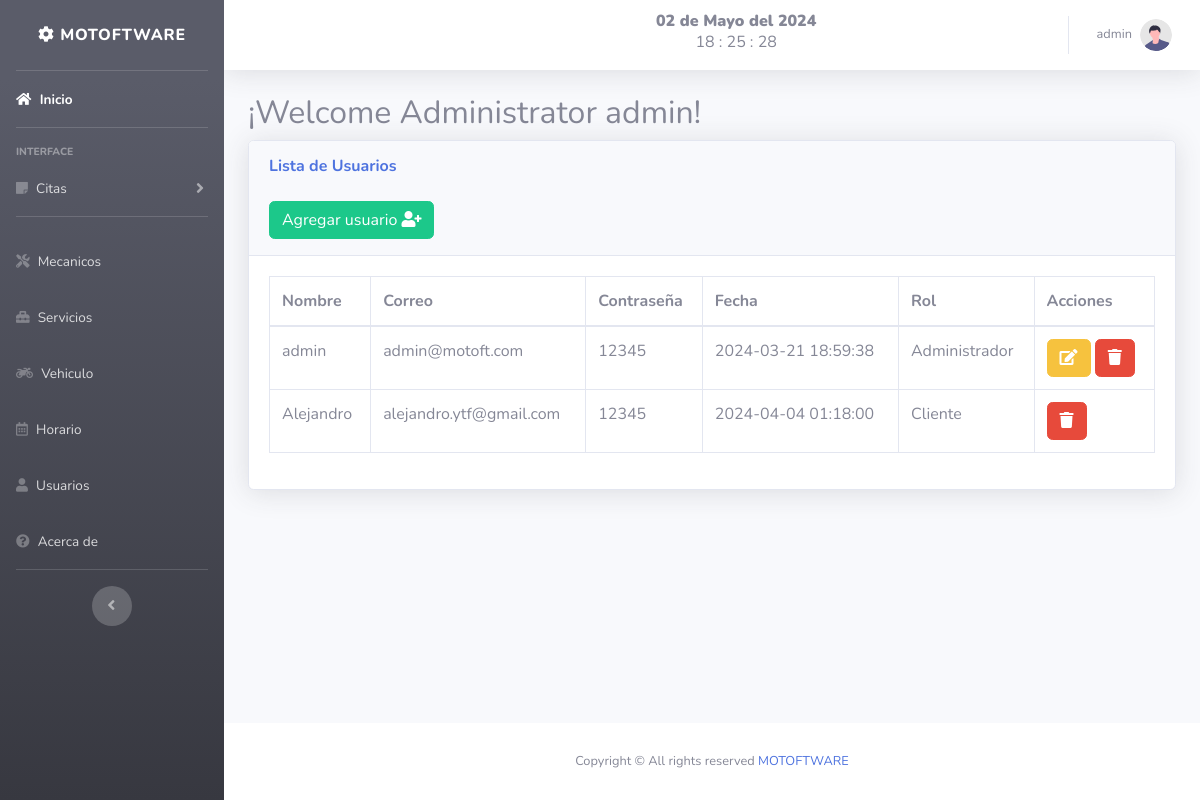
The app's page /views/usuarios.php (signed in), older data.
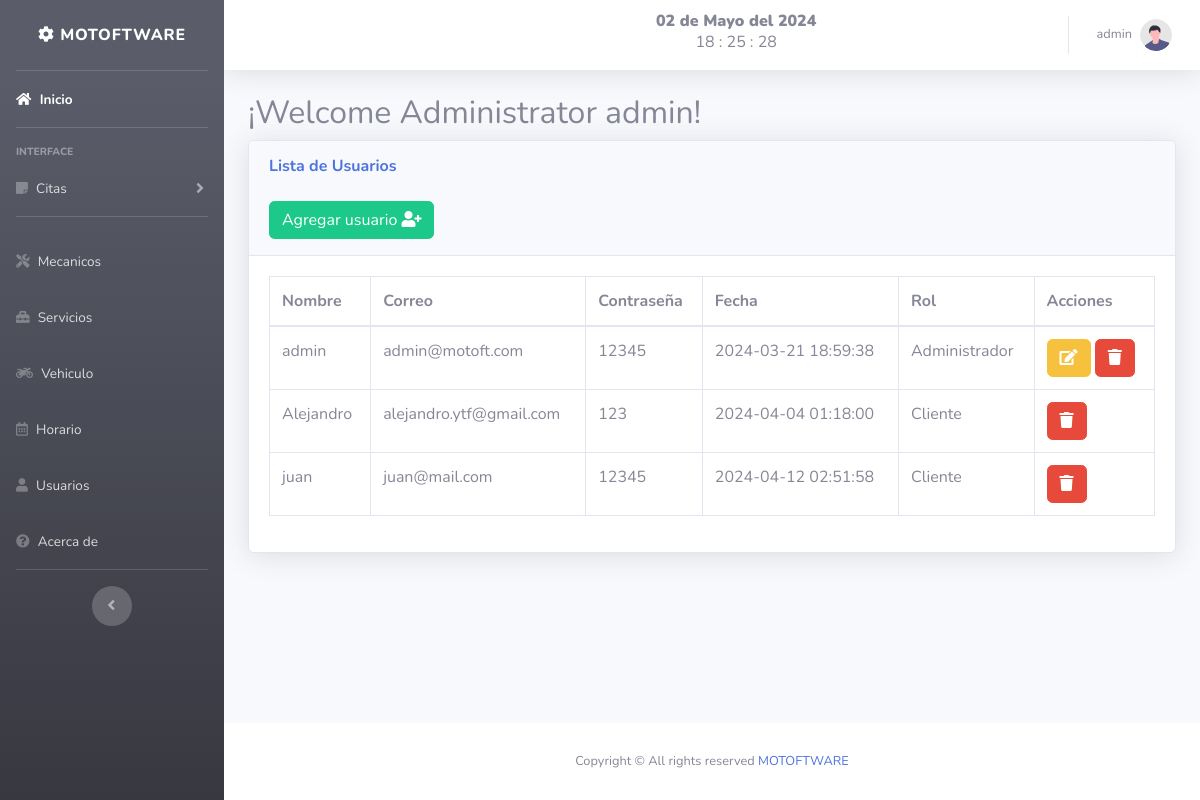
The same page, newer data.
### tables this page shows
CREATE TABLE `user` (
  `id` int(11) NOT NULL,
  `nombre` varchar(50) NOT NULL,
  `correo` varchar(50) NOT NULL,
  `telefono` bigint(15) NOT NULL,
  `password` varchar(50) NOT NULL,
  `foto` text NOT NULL,
  `fecha` timestamp NOT NULL DEFAULT current_timestamp(),
  `rol` int(11) NOT NULL
);

CREATE TABLE `roles` (
  `id` int(11) NOT NULL,
  `rol` varchar(50) NOT NULL
);

### views/usuarios.php (the view, shortened to what this page needs)
<?php
$id_us = $_SESSION['id'];
?>
<!DOCTYPE html>
<html lang="en">
<head>
</head>
<?php include "../includes/header.php"; ?>
<body id="page-top">
    <div class="container-fluid">
        <h2 class="subtitle">¡Welcome Administrator <?php echo $_SESSION['nombre']; ?>!</h2>
        <div class="card shadow mb-4">
            <div class="card-header py-3">
                <h6 class="m-0 font-weight-bold text-primary">Lista de Usuarios</h6>
                <br>
                <button type="button" class="btn btn-success" data-toggle="modal" data-target="#user">
                    <span class="glyphicon glyphicon-plus"></span> Agregar usuario <i class="fa fa-user-plus"></i> </a></button>
            </div>
            <div class="card-body">
                <div class="table-responsive">
                    <table class="table table-bordered" id="dataTable" width="100%" cellspacing="0">
                        <thead>
                            <tr>
                                <th>Nombre</th>
                                <th>Correo</th>
                                <th>Contraseña</th>
                                <th>Fecha</th>
                                <th>Rol</th>
                                <th>Acciones</th>
                            </tr>
                        </thead>
                        <?php
                        include "../includes/db.php";
                        $result = mysqli_query($conexion, "SELECT  user.id, user.nombre, user.correo, user.password, user.fecha,
                        roles.rol FROM user LEFT JOIN roles ON user.rol= roles.id ");
                        while ($fila = mysqli_fetch_assoc($result)) :
                        ?>
                            <tr>
                                <td><?php echo $fila['nombre']; ?></td>
                                <td><?php echo $fila['correo']; ?></td>
                                <td><?php echo $fila['password']; ?></td>
                                <td><?php echo $fila['fecha']; ?></td>
                                <td><?php echo $fila['rol']; ?></td>
                                <td>
                                <?php
                                    if( $id_us == $fila['id']){
                                 ?>
                                    <a class="btn btn-warning" href="../includes/editar_user.php?id=<?php echo $fila['id'] ?> ">
                                        <i class="fa fa-edit "></i> </a>
                                <?php
                                    }
                                ?>
                                    <a href="../includes/eliminar_user.php?id=<?php echo $fila['id'] ?> " class="btn btn-danger btn-del">
                                        <i class="fa fa-trash "></i></a></button>
                                </td>
                            </tr>
                        <?php endwhile; ?>
                    </table>
                </div>
            </div>
        </div>
    </div>
    <?php include "../includes/footer.php"; ?>
    <?php include "../includes/_sesion/registros.php"; ?>
</body>
</html>

Row changes from the older to the newer data that the page shows:
changed user "Alejandro": password "12345" → "123"
added user: nombre "juan", correo "juan@mail.com", password "12345", fecha "2024-04-12 02:51:58", rol.rol "Cliente"
